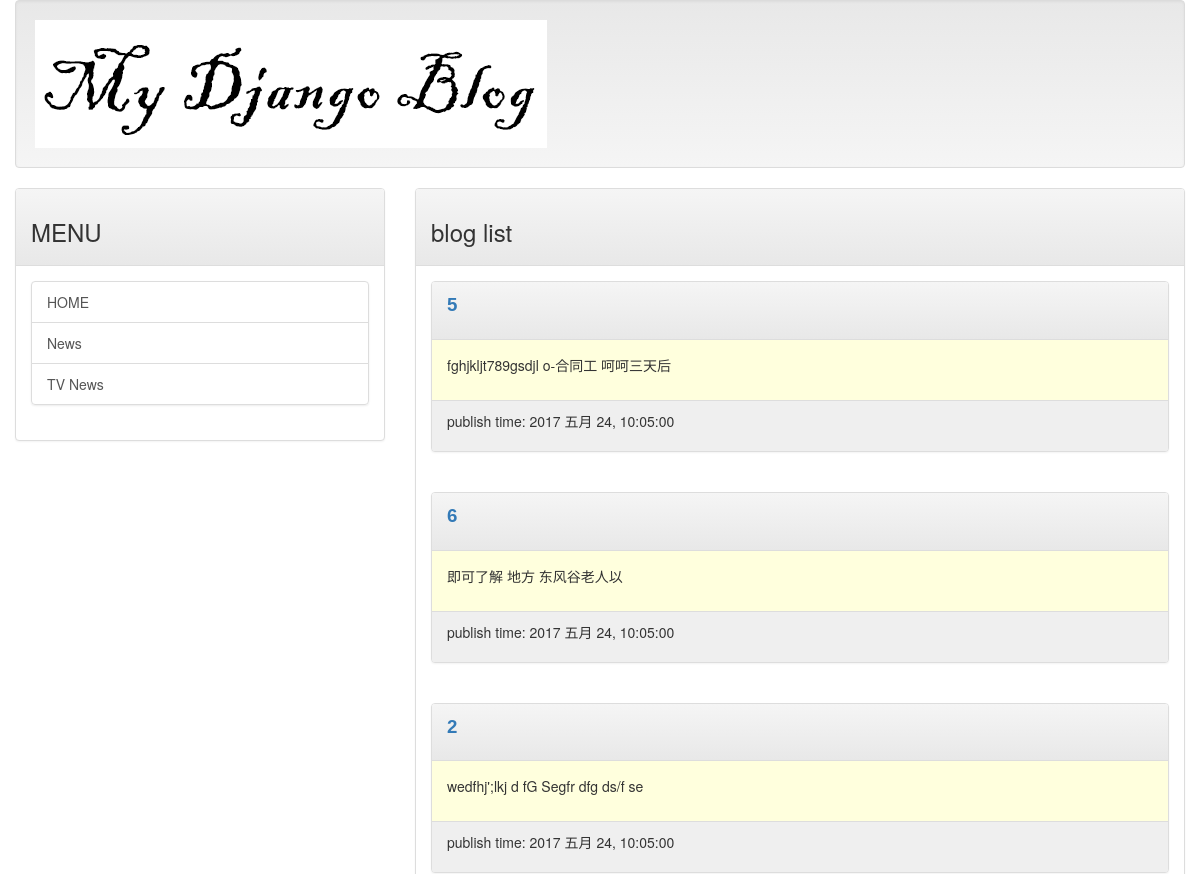
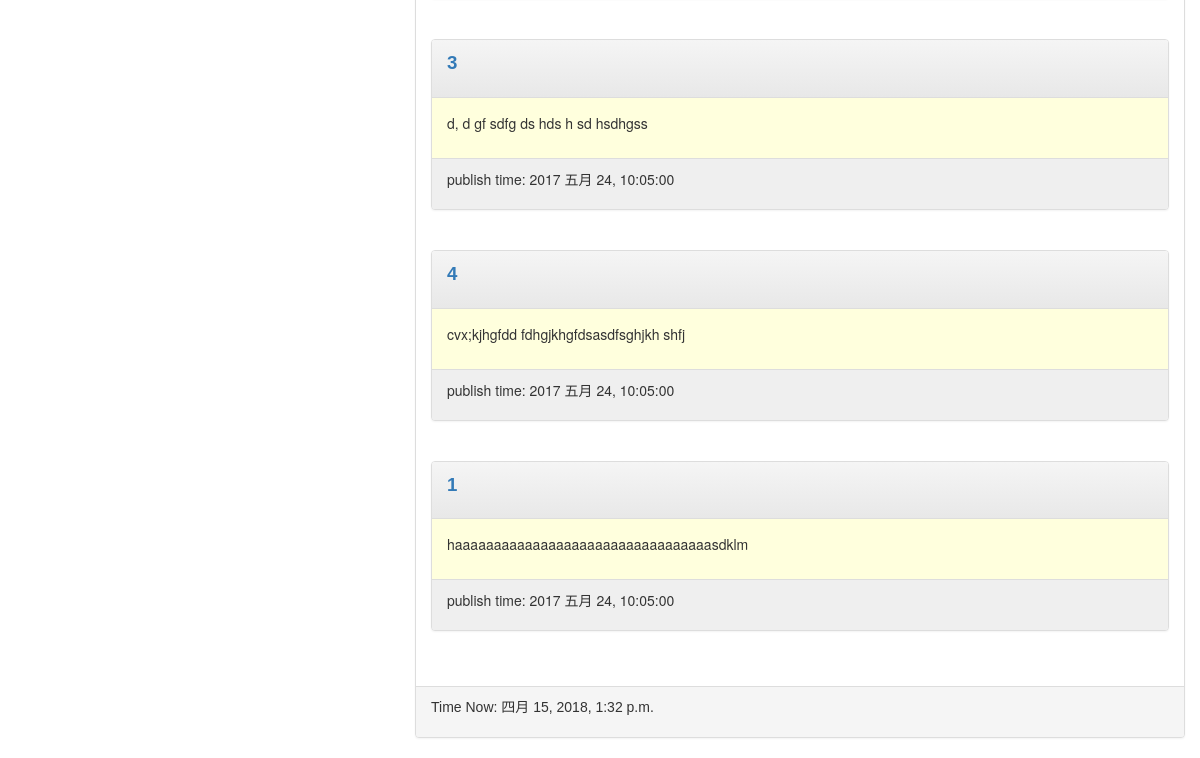
Before: / with the older database file (2 pictures, top to bottom).
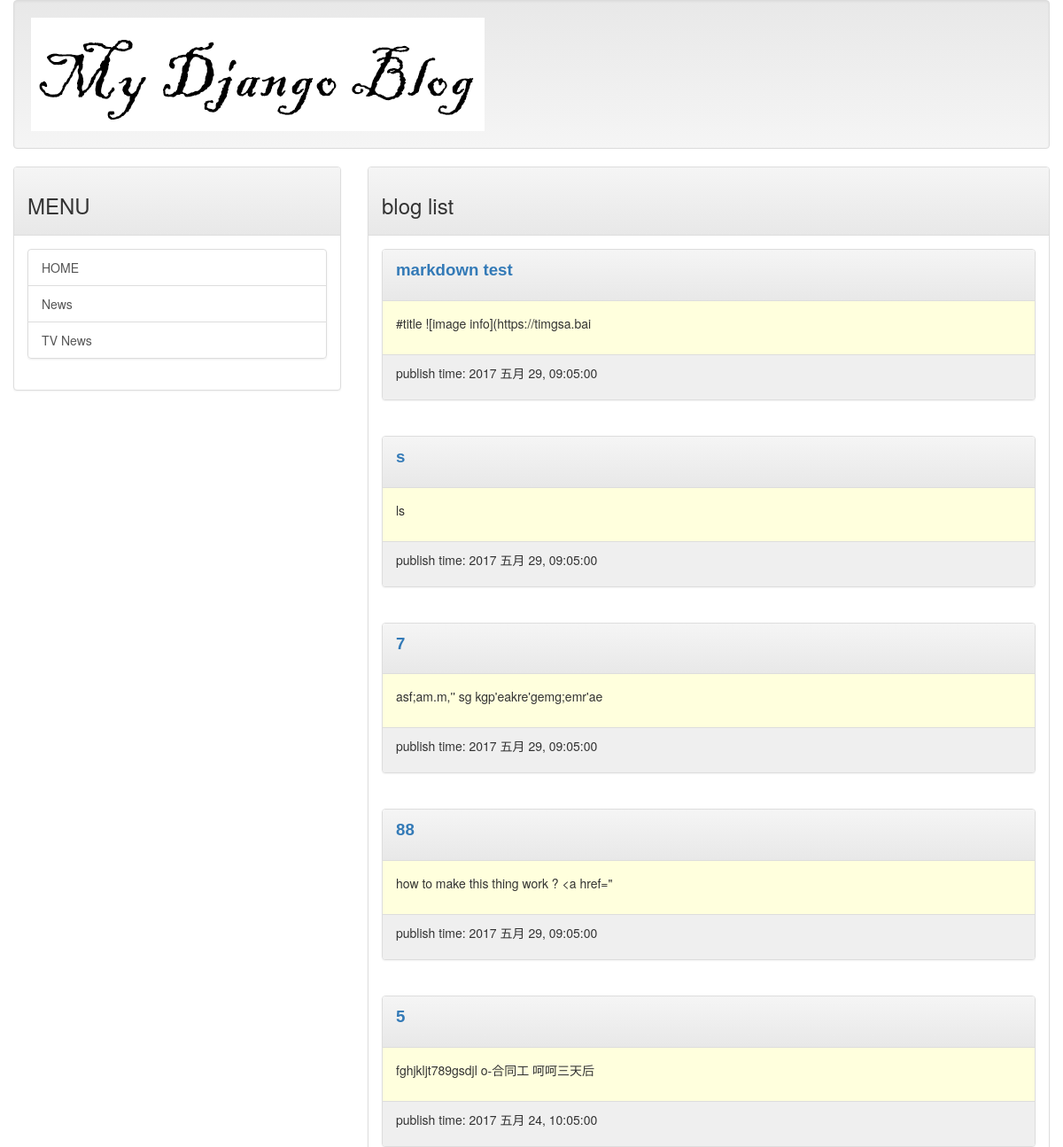
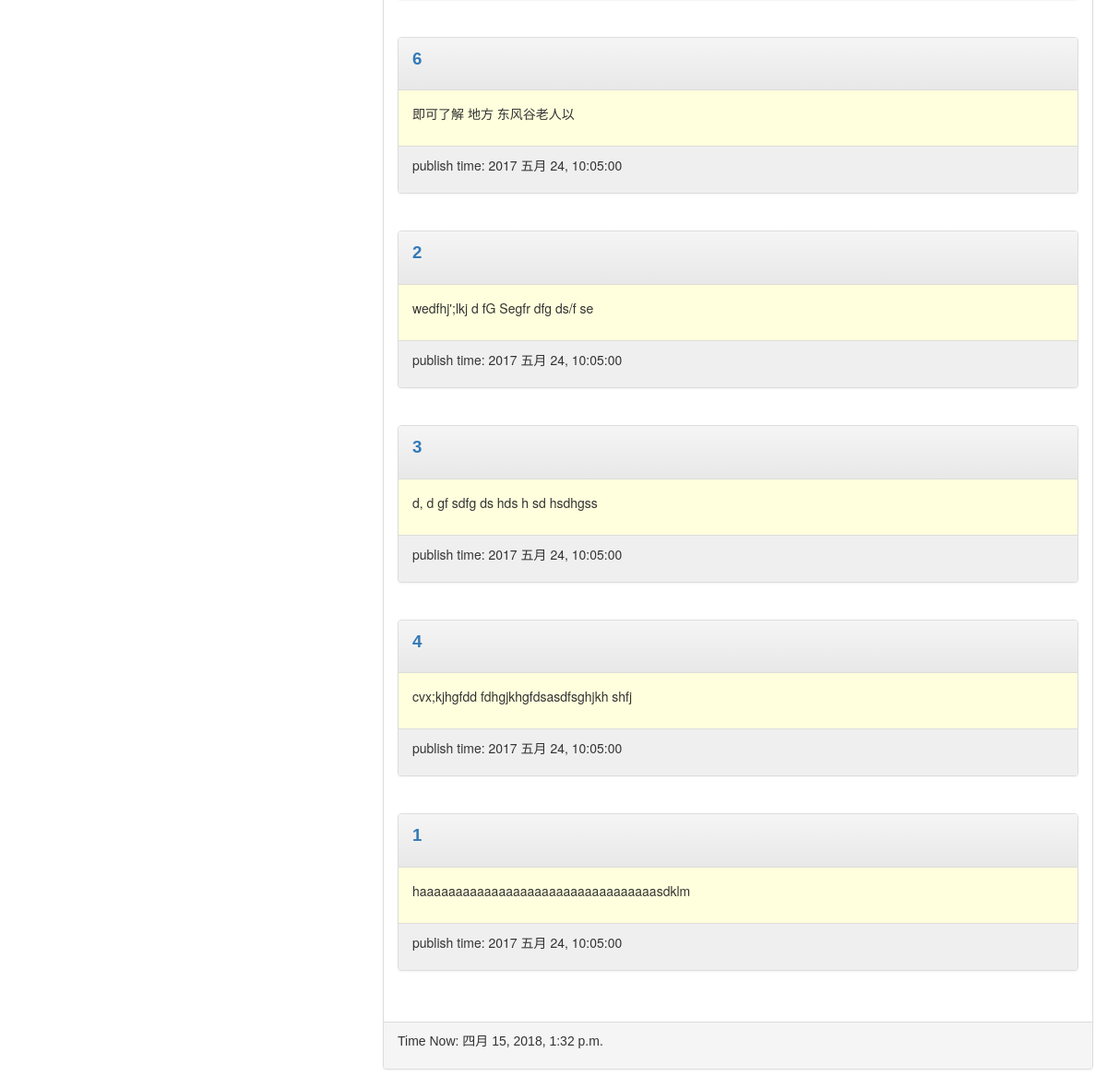
After: the same page with the newer database file (2 pictures, top to bottom).
### mainsite/models.py (models this page shows, shortened)
class Post(models.Model):
    title = models.CharField(max_length=200)
    slug = models.CharField(max_length=200)
    body = models.TextField()
    pub_date = models.DateTimeField(default=timezone.now)
    class Meta:
        ordering = ('-pub_date',)

### mainsite/views.py (the view)
# urls.py: url(r'^$', homepage ),
def homepage(request):
    template = get_template('index.html')
    posts = Post.objects.all()
    now = datetime.now()
    html = template.render(locals())
    return HttpResponse(html)

### templates/index.html (shortened to what this page needs)
{% extends "base.html" %}
{% block headmessage %}
	<h3>blog list </h3>
{% endblock headmessage %}
{% block content %}
{% for post in posts   %}
	<div class="panel panel-default">
		<div class="panel-heading">
			<p style="font-family:Arial; font-size:14pt;font-weight:bold;">
				<a href="/post/{{ post.slug }}"> {{ post.title }} </a>
			</p>
		</div>
		<div class="panel-body" style="background-color:#ffffdd">
			<p>
				{{ post.body | truncatechars:40 }}
			</p>
		</div>
		<div class="panel-footer" style="background-color:#efefef">
			<p>
				publish time: {{ post.pub_date | date:"Y M d, h:m:s"}}
			</p>
		</div>
	</div>
	<br>
{% endfor %}
{% endblock content %}

### templates/base.html (shortened to what this page needs)
<!DOCTYPE html>
<html>
<head>
<link rel="stylesheet" href="https://maxcdn.bootstrapcdn.com/bootstrap/3.3.7/css/bootstrap.min.css">
<link rel="stylesheet" href="https://maxcdn.bootstrapcdn.com/bootstrap/3.3.7/css/bootstrap-theme.min.css">
</head>
<body>
	<div class="container-fluid">
		{% include 'header.html' %}
		<div class="row">
			<div class="col-sm-4 col-md-4">
				<div class="panel panel-default">
					<div class="panel-heading">
						<h3> MENU </h3>
					</div>
					<div class="panel-body">
						<div class="list-group">
							<a href="/" class="list-group-item">HOME</a>
							<a href="http://tar.so/news" class="list-group-item">News</a>
							<a href="http://drho.tw/news" class="list-group-item">TV News</a>
						</div>
					</div>
				</div>
			</div>
			<div class="col-sm-8 col-md-8">
				<div class="panel panel-default">
					<div class="panel-heading">
						{% block headmessage %} {% endblock headmessage %}
					</div>
					<div class="panel-body">
						{% block content %} {% endblock content %}
					</div>
					<div class="panel-footer">
						{% include 'footer.html' %}
					</div>
				</div>
			</div>
		</div>
	</div>
</body>
</html>

### templates/header.html
{% load staticfiles %}
<div class="well">
	<img src="{% static "images/logo.png" %}">
</div>

### templates/footer.html
{% block footer %}
	{% if now %}
		<p style="font-family:Arial;"> Time Now: {{ now }} </p>
	{% else %}
	<p style="font-family:Arial;"> no copyrights  </p>
	{% endif %}
{% endblock footer %}

Changed rows visible on the page:
added Post: title "markdown test", body "#title ![image info](https://timgsa.bai", pub_date "2017 五月 29, 09:05:00"
added Post: title "s", body "ls", pub_date "2017 五月 29, 09:05:00"
added Post: title "7", body "asf;am.m,'' sg kgp'eakre'gemg;emr'ae", pub_date "2017 五月 29, 09:05:00"
added Post: title "88", body "how to make this thing work ? <a href=\"", pub_date "2017 五月 29, 09:05:00"
